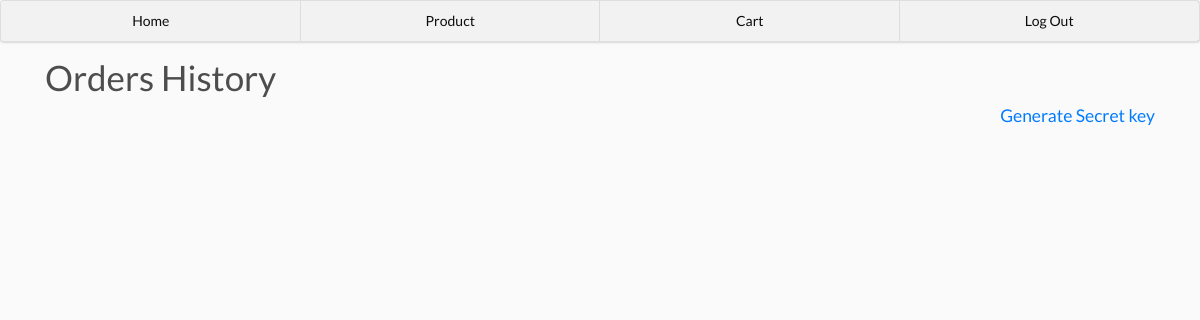
The app's page /home/ (signed in), older data.
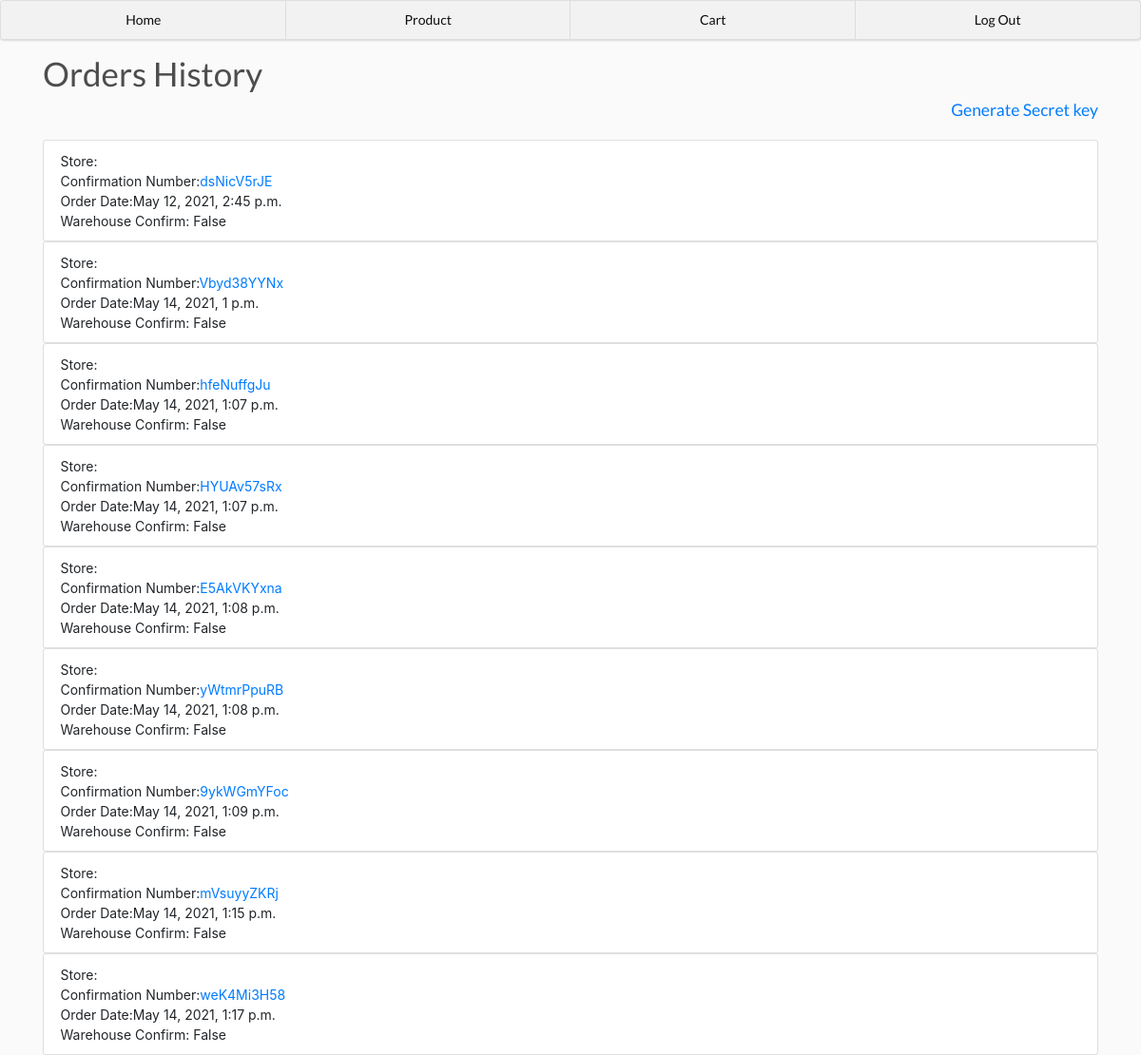
The same page, newer data.
### main/models.py (models this page shows, shortened)
class Order(models.Model):
	id = models.AutoField(primary_key=True)
	user = models.ForeignKey(User, null=True, blank=True, on_delete = models.SET_NULL)
	date = models.DateTimeField(default=timezone.now)
	checkout = models.BooleanField(default=False)
	confirm = models.BooleanField(default=False)
	confirmation_number = models.CharField(max_length=30, blank=True, null=True)

### main/views.py (the view)
# urls.py: 2. Add a URL to urlpatterns:  path('', views.home, name='home')
@login_required(login_url='index')
def home(request):
	if request.user.is_superuser:
		orders = Order.objects.filter(checkout=True)
	else:
		orders = Order.objects.filter(user=request.user, checkout=True)
	context = {'orders': orders}
	return render(request, 'main/home.html', context)

### main/templates/main/home.html
{% extends 'main/base.html' %}
{% load static %}
{% block content %}
	<h1>Orders History</h1>
	{% if request.user.is_superuser %}
		<h5 style="float: right"><a href="{% url 'generate' %}">Generate Secret key</a></h5>
	{% endif %}
	<br>
	<br>
	{% for order in orders %}
		<ul class="list-group">
			<li class="list-group-item">Store:{{order.user.store_name}}<br>Confirmation Number:<a href="{% url 'viewOrder' confirmation_number=order.confirmation_number %}">{{order.confirmation_number}}</a><br>Order Date:{{order.date}}<br>Warehouse Confirm: {{order.confirm}}</li>
		</ul>
	{% endfor %}
{% endblock content %}

Row changes from the older to the newer data that the page shows:
now on this page (row edited): Order: confirmation_number "dsNicV5rJE", date "May 12, 2021, 2:45 p.m.", confirm "False"
added Order: confirmation_number "Vbyd38YYNx", date "May 14, 2021, 1 p.m.", confirm "False"
added Order: confirmation_number "hfeNuffgJu", date "May 14, 2021, 1:07 p.m.", confirm "False"
added Order: confirmation_number "HYUAv57sRx", date "May 14, 2021, 1:07 p.m.", confirm "False"
added Order: confirmation_number "E5AkVKYxna", date "May 14, 2021, 1:08 p.m.", confirm "False"
added Order: confirmation_number "yWtmrPpuRB", date "May 14, 2021, 1:08 p.m.", confirm "False"
added Order: confirmation_number "9ykWGmYFoc", date "May 14, 2021, 1:09 p.m.", confirm "False"
added Order: confirmation_number "mVsuyyZKRj", date "May 14, 2021, 1:15 p.m.", confirm "False"
added Order: confirmation_number "weK4Mi3H58", date "May 14, 2021, 1:17 p.m.", confirm "False"
